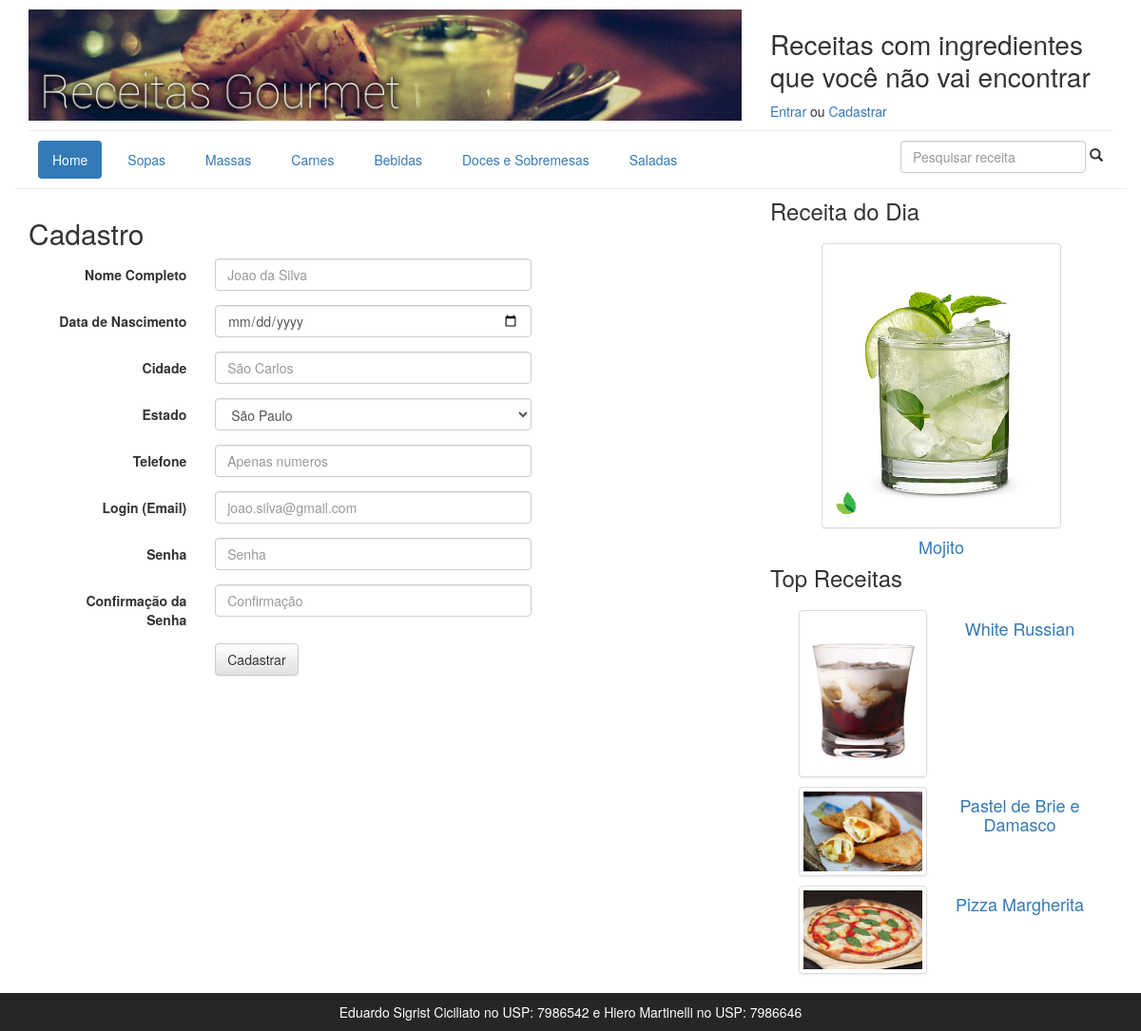
Screenshot of /register with the database file from the repository.
### receita/models.py (models this page shows, shortened)
class Categoria(models.Model):
    nome = models.CharField(max_length=200)

class Receita(models.Model):
    nome = models.CharField(max_length=50)
    descricao = models.TextField(max_length=300)
    autor = models.ForeignKey(Autor)
    categoria = models.ForeignKey(Categoria)
    instrucao = models.TextField(max_length=800)
    porcoes = models.IntegerField()
    valor_nutricional = models.IntegerField()
    metodo_cozimento = models.IntegerField(choices=COZIMENTO_ESCOLHAS, default=1)
    image = models.ImageField(upload_to="receita_imagens/")
    avaliacao = models.IntegerField()

### receita/views.py (the view)
# urls.py: url(r'^register', 'receita.views.register', name='cadastro'),
def register(req):
    categorias = Categoria.objects.all()
    context = RequestContext(req, {'categorias':categorias, 'receita_do_dia': receita_do_dia(), 'top_receitas': top_receitas()})
    return render_to_response('cadastro.html', context)

### receita/views.py (called while the page is built)
def receita_do_dia():
    pks = [1]
    return Receita.objects.filter(pk__in=pks)

def top_receitas():
    pks = [3,5,6]
    return Receita.objects.filter(pk__in=pks)

### receita/templates/cadastro.html (shortened to what this page needs)
{% extends 'base.html' %}
{% load static%}
{% block conteudo %}
    <h2>Cadastro</h2>
    <form class="form-horizontal col-lg-10 registerForm">
      <div class="form-group">
        <label for="regName" class="col-sm-4 control-label">Nome Completo</label>
        <div class="col-sm-8">
          <input type="text" class="form-control" id="regName" placeholder="Joao da Silva">
        </div>
      </div>
      <div class="form-group">
        <label for="regNasc" class="col-sm-4 control-label">Data de Nascimento</label>
        <div class="col-sm-8">
          <input type="date" class="form-control" id="regNasc" placeholder="DD/MM/AAAA">
        </div>
      </div>
      <div class="form-group">
        <label for="regCidade" class="col-sm-4 control-label">Cidade</label>
        <div class="col-sm-8">
          <input type="email" class="form-control" id="regCidade" placeholder="São Carlos">
        </div>
      </div>
      <div class="form-group">
        <label for="regEstado" class="col-sm-4 control-label">Estado</label>
        <div class="col-sm-8">
            <select class="form-control" id="regEstado">
                <option>São Paulo</option>
            </select>
        </div>
      </div>
      <div class="form-group">
        <label for="loginEmail" class="col-sm-4 control-label">Telefone</label>
        <div class="col-sm-8">
          <input type="number" class="form-control" id="loginEmail" placeholder="Apenas numeros">
        </div>
      </div>
      <div class="form-group">
        <label for="loginEmail" class="col-sm-4 control-label">Login (Email)</label>
        <div class="col-sm-8">
          <input type="email" class="form-control" id="loginEmail" placeholder="joao.silva@gmail.com">
        </div>
      </div>
      <div class="form-group">
        <label for="loginEmail" class="col-sm-4 control-label">Senha</label>
        <div class="col-sm-8">
          <input type="password" class="form-control" id="loginEmail" placeholder="Senha">
        </div>
      </div>
      <div class="form-group">
        <label for="loginEmail" class="col-sm-4 control-label">Confirmação da Senha</label>
        <div class="col-sm-8">
          <input type="password" class="form-control" id="loginEmail" placeholder="Confirmação">
        </div>
      </div>
      <div class="form-group">
        <div class="col-sm-offset-4 col-sm-8">
          <button type="submit" class="btn btn-default">Cadastrar</button>
        </div>
      </div>
    </form>
{% endblock %}

### receita/templates/menu.html
<ul class="nav nav-pills">
    <li role="presentation" class="active"><a href="{% url index %}">Home</a></li>
    {%for cat in categorias %}
        <li role="presentation"><a href="{% url categoria cat.nome %}">{{ cat.nome }}</a></li>
    {% endfor %}
    {% include 'busca.html'%}
</ul>

### receita/templates/sidebar.html
{% load static %}
<h3>Receita do Dia</h3>
{% for receita in receita_do_dia %}
    <article class="receita col-lg-12">
        <a href="{% url detalhe_receita receita.pk %}">
        <img src="/uploads/{{ receita.image }}" class="receita_imagem img-thumbnail img-responsive">
            <p>
                <h4>{{ receita.nome }}</h4>
            </p>
        </a>
    </article>
{% endfor %}
<h3>Top Receitas</h3>
{% for receita in top_receitas %}
    <article class="receita col-lg-12">
        <a href="{% url detalhe_receita receita.pk %}">
        <div class="col-lg-6">
            <img src="/uploads/{{ receita.image }}" class="receita_imagem img-thumbnail img-responsive">
        </div>
            <p>
                <h4>{{ receita.nome }}</h4>
            </p>
        </a>
    </article>
{% endfor %}

### receita/static/css/estilo.css (style rules this page uses)
header, article { padding-top: 10px; }
h3 { text-align: left; margin-top: 0; }
nav li { margin: 0 10px; }
aside img { margin: 5px auto; }
.receita_imagem { max-height: 300px; margin: 0 auto; display: block; }

### rows the page displays
Categoria: nome "Sopas"
Categoria: nome "Massas"
Categoria: nome "Carnes"
Categoria: nome "Bebidas"
Categoria: nome "Doces e Sobremesas"
Categoria: nome "Saladas"
Receita: image (picture), nome "Mojito"
Receita: image (picture), nome "White Russian"
Receita: image (picture), nome "Pastel de Brie e Damasco"
Receita: image (picture), nome "Pizza Margherita"
